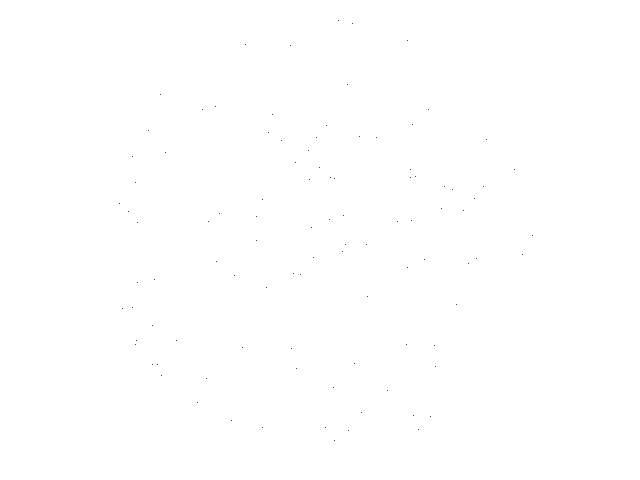
Frame 1 (no input)
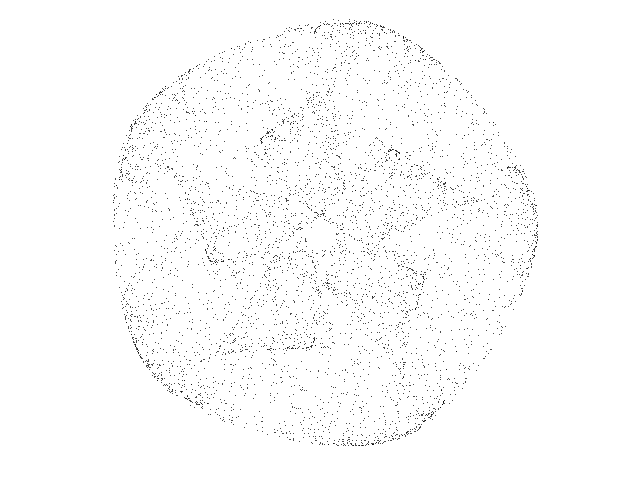
Frame 60 (the mouse pressed at the canvas centre just before this capture)
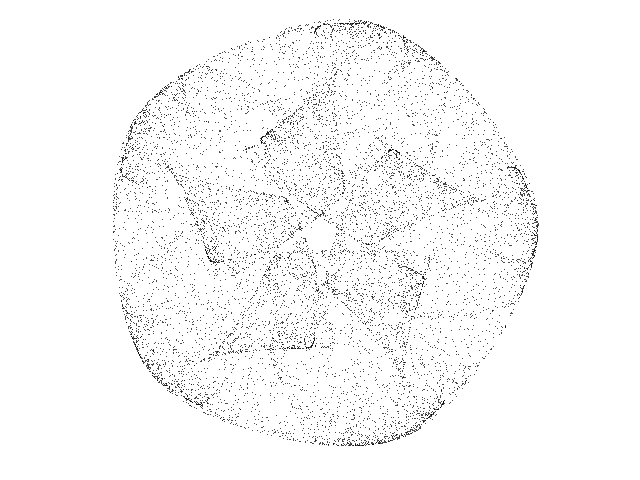
Frame 120 (the mouse held since frame 60 and released just before this capture)

The Processing sketch that drew these frames (run headless with seeded random() and noise(); from frame 60 on, the mouse is pressed at the canvas centre):

// Processing sketch: Icon_A
// ── Icon_A.pde
// Symmetric-Icon A chaotic map //

  float x = 0.01;
  float y = 0.01;
  float lambda = -2.5;
  float alpha = 5.0;
  float beta = -1.9;
  float gamma = 1.0;
  float omega = 0.188;
  int   degree = 5;


void setup() {
  
  size(640, 480);
  background(255);
  
}

void draw() {
  
  for (int i=0; i<100; i++) {
    
    float zzbar = sq(x) + sq(y);
    float p = alpha * zzbar + lambda;
    float zreal = x;
    float zimag = y;

    for (int u=0; u<degree-2; u++) {

      float za = zreal * x - zimag * y;
      float zb = zimag * x + zreal * y;
      zreal = za;
      zimag = zb;
      
    }
    
    float zn = x * zreal - y * zimag;
    p = p + beta * zn;
    float xnew = p *x + gamma * zreal - omega * y;
    float ynew = p *y - gamma * zimag + omega * x;
    x = xnew;
    y = ynew;

    point(320 + (310 * x), 235 + (310 * y));

  }

}
